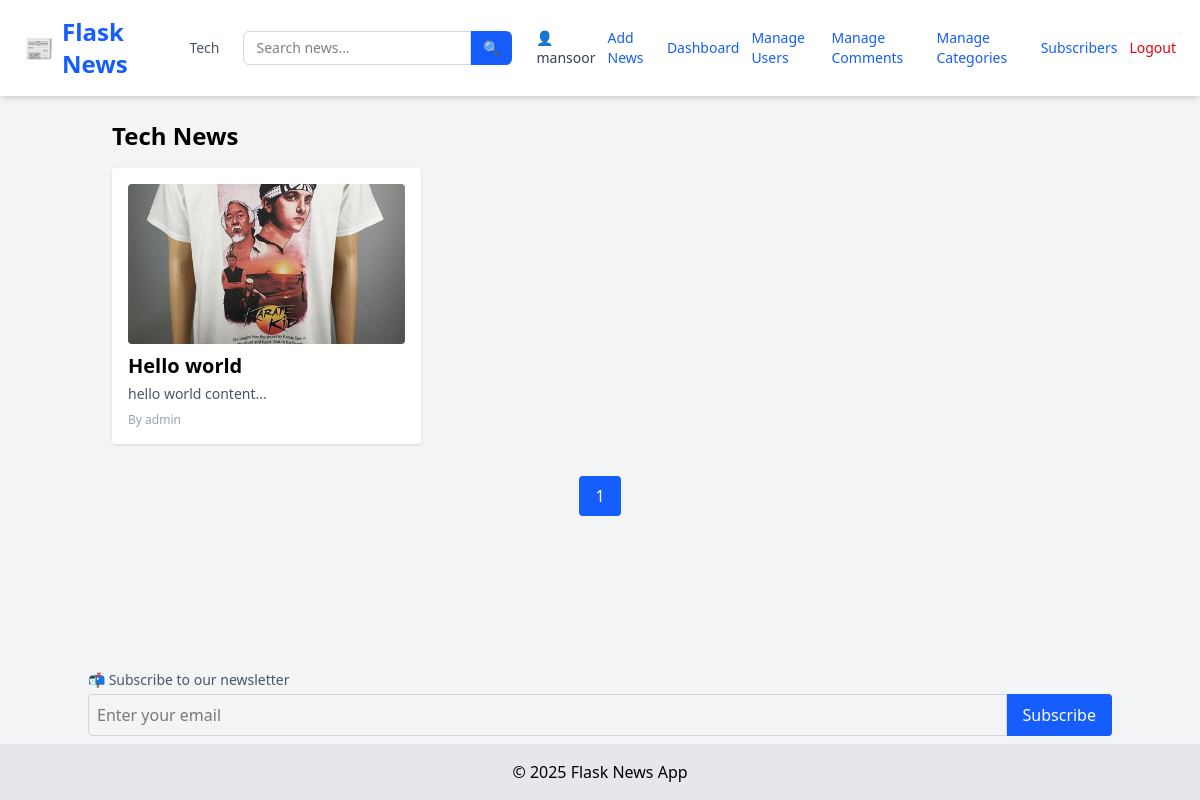
Screenshot of /category/Tech (signed in) with the database file from the repository.
### tables this page shows
CREATE TABLE categories (
            id INTEGER PRIMARY KEY AUTOINCREMENT,
            name TEXT UNIQUE NOT NULL
        );

CREATE TABLE users (
            id INTEGER PRIMARY KEY AUTOINCREMENT,
            username TEXT NOT NULL,
            email TEXT UNIQUE NOT NULL,
            password TEXT NOT NULL,
            role TEXT DEFAULT 'user'
        );

CREATE TABLE news (
            id INTEGER PRIMARY KEY AUTOINCREMENT,
            title TEXT,
            content TEXT,
            image TEXT,
            author_id INTEGER,
            category_id INTEGER,
            view_count INTEGER DEFAULT 0,
            FOREIGN KEY(author_id) REFERENCES users(id),
            FOREIGN KEY(category_id) REFERENCES categories(id)
        );

### app/routes.py (the view)
@main.route('/category/<name>')
def filter_by_category(name):
    page = request.args.get('page', 1, type=int)
    per_page = 6
    offset = (page - 1) * per_page
    conn = sqlite3.connect(current_app.config['DATABASE'])
    c = conn.cursor()
    c.execute('''
        SELECT COUNT(*) FROM news
        JOIN categories ON news.category_id = categories.id
        WHERE categories.name = ?
    ''', (name,))
    total = c.fetchone()[0]
    c.execute('''
        SELECT news.id, news.title, news.content, news.image, users.username, categories.name
        FROM news
        JOIN users ON news.author_id = users.id
        JOIN categories ON news.category_id = categories.id
        WHERE categories.name = ?
        ORDER BY news.id DESC
        LIMIT ? OFFSET ?
    ''', (name, per_page, offset))
    articles = c.fetchall()
    conn.close()
    total_pages = (total + per_page - 1) // per_page
    return render_template(
        'category.html',
        articles=articles,
        category=name,
        page=page,
        total_pages=total_pages
    )

### app/__init__.py (called while the page is built)
def create_app():
    app = Flask(__name__, instance_relative_config=True)
    app.config.from_object('config.Config')
    from app.routes import main
    app.register_blueprint(main)
    from app.admin_routes import admin
    app.register_blueprint(admin)
    from app.user_routes import user
    app.register_blueprint(user)
    init_db(app)
    login_manager.init_app(app)
    @login_manager.user_loader
    def user_loader(user_id):
        return load_user(user_id)
    @app.context_processor
    def inject_now():
        return {'now': datetime.now}
    @app.context_processor
    def inject_categories():
        conn = sqlite3.connect(current_app.config['DATABASE'])
        c = conn.cursor()
        c.execute("SELECT id, name FROM categories ORDER BY name ASC")
        categories = c.fetchall()
        conn.close()
        return {'categories': categories}
    return app

### app/models.py (called while the page is built)
def load_user(user_id):
    conn = sqlite3.connect(current_app.config['DATABASE'])
    c = conn.cursor()
    c.execute("SELECT id, username,email, role FROM users WHERE id = ?", (user_id,))
    row = c.fetchone()
    conn.close()
    if row:
        return User(*row)
    return None

### app/templates/category.html (shortened to what this page needs)
{% extends "layout.html" %} {% block title %}{{ category }} News{% endblock %}
{% block content %}
<h2 class="text-2xl font-bold mb-4">{{ category }} News</h2>
{% if articles %}
<div class="grid grid-cols-1 md:grid-cols-2 lg:grid-cols-3 gap-6">
  {% for article in articles %}
  <a href="{{ url_for('main.view_news', id=article[0]) }}">
    <div class="bg-white rounded shadow p-4 hover:shadow-lg transition">
      {% if article[3] %}
      <img
        src="{{ url_for('static', filename='uploads/' + article[3]) }}"
        class="w-full h-40 object-cover rounded mb-2"
      />
      {% endif %}
      <h2 class="text-xl font-semibold">{{ article[1] }}</h2>
      <p class="text-gray-600 text-sm mt-1 mb-2">{{ article[2][:150] }}...</p>
      <p class="text-xs text-gray-400">By {{ article[4] }}</p>
    </div>
  </a>
  {% endfor %}
</div>
{% else %}
<p>No news found in this category.</p>
{% endif %}
<div class="flex justify-center mt-8 space-x-4">
  <span class="px-4 py-2 bg-blue-600 text-white rounded">{{ page }}</span>
</div>
{% endblock %}

### app/templates/layout.html (shortened to what this page needs)
<!DOCTYPE html>
<html lang="en">
  <head>
    <link
      rel="stylesheet"
      href="https://cdnjs.cloudflare.com/ajax/libs/font-awesome/4.7.0/css/font-awesome.min.css"
    />
    <script src="https://cdn.jsdelivr.net/npm/@tailwindcss/browser@4"></script>
  </head>
  <body class="bg-gray-100 min-h-screen flex flex-col">
    <nav
      class="bg-white shadow-md px-6 py-4 flex flex-wrap md:flex-nowrap justify-between items-center"
    >
      <a
        href="/"
        class="text-2xl font-extrabold text-blue-600 flex items-center gap-2"
      >
        📰 <span>Flask News</span>
      </a>
      <div
        class="flex flex-wrap justify-center gap-3 mt-4 md:mt-0 md:ml-6 text-sm text-gray-600 font-medium"
      >
        {% for cat in categories %}
        <a
          href="{{ url_for('main.filter_by_category', name=cat[1]) }}"
          class="hover:text-blue-600 transition-colors"
        >
          {{ cat[1] }}
        </a>
        {% endfor %}
      </div>
      <form
        method="GET"
        action="{{ url_for('main.search') }}"
        class="flex mt-4 md:mt-0 md:ml-6"
      >
        <input
          type="text"
          name="q"
          placeholder="Search news..."
          required
          class="px-3 py-1.5 border rounded-l-md border-gray-300 focus:outline-none focus:ring focus:border-blue-500 text-sm"
        />
        <button
          type="submit"
          class="px-3 py-1.5 bg-blue-600 text-white rounded-r-md text-sm hover:bg-blue-700 transition-colors"
        >
          🔍
        </button>
      </form>
      <div class="flex items-center gap-3 mt-4 md:mt-0 md:ml-6 text-sm">
        {% if current_user.is_authenticated %}
        <a href="{{ url_for('user.user_profile', email=current_user.email) }}"
          ><span class="text-gray-700">👤 {{ current_user.username }}</span></a
        >
        {% if current_user.role == 'admin' %}
        <a href="/add" class="text-blue-600 hover:underline">Add News</a>
        <a
          href="{{url_for('admin.dashboard')}}"
          class="text-blue-600 hover:underline"
          >Dashboard</a
        >
        <a
          href="{{ url_for('admin.manage_users') }}"
          class="text-blue-600 hover:underline"
          >Manage Users</a
        >
        <a
          href="{{ url_for('admin.manage_comments') }}"
          class="text-blue-600 hover:underline"
        >
          Manage Comments</a
        >
        <a
          href="{{ url_for('admin.manage_categories') }}"
          class="text-blue-600 hover:underline"
        >
          Manage Categories</a
        >
        <a
          href="{{ url_for('admin.view_subscribers') }}"
          class="text-blue-600 hover:underline"
          >Subscribers</a
        >
        {% endif %}
        <a href="/logout" class="text-red-600 hover:underline">Logout</a>
        {% else %}
        <a href="/login" class="text-blue-600 hover:underline">Login</a>
        <a href="/register" class="text-blue-600 hover:underline">Register</a>
        {% endif %}
      </div>
    </nav>
    <main class="flex-grow container mx-auto p-6">
       {% block content %}{% endblock %}
    </main>
    <div class="container mx-auto mb-2">
      <form action="{{ url_for('user.subscribe') }}" method="POST" class="mt-4">
        <label class="block text-sm text-gray-600 mb-1"
          >📬 Subscribe to our newsletter</label
        >
        <div class="flex">
          <input
            type="email"
            name="email"
            required
            placeholder="Enter your email"
            class="w-full p-2 rounded-l border border-gray-300"
          />
          <button type="submit" class="bg-blue-600 text-white px-4 rounded-r">
            Subscribe
          </button>
        </div>
      </form>
    </div>
    <footer class="bg-gray-200 text-center py-4">
      &copy; {{ now().year }} Flask News App
    </footer>
  </body>
</html>

### rows the page displays
categories: name "Tech"
users: username "mansoor"
news: image (picture), title "Hello world", content "hello world content", username "admin"

### other values shown
{{ page }} "1"
